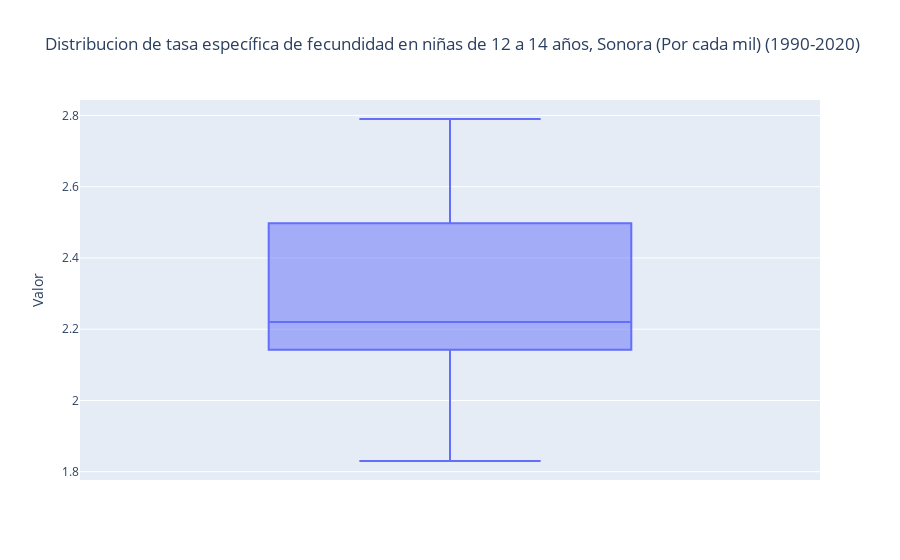

This figure's notebook cell:
### Code cell
# Observamos esas estadisticas en un boxplot
fig = px.box(tasa_fecundidad,y="Valor", 
             title='Distribucion de tasa específica de fecundidad en niñas de 12 a 14 años, Sonora (Por cada mil) (1990-2020)')

fig.show()

### Figure 1 — Plotly figure (JSON) as saved in the notebook; plotly's stock layout.template omitted (floating-point values rounded to 4 significant figures)
{"data": [{"alignmentgroup": "True", "hovertemplate": "Valor=%{y}<extra></extra>", "legendgroup": "", "marker": {"color": "#636efa"}, "name": "", "notched": false, "offsetgroup": "", "orientation": "v", "showlegend": false, "type": "box", "x0": " ", "xaxis": "x", "y": [2.79, 2.21, 2.3, 2.22, 2.22, 1.93, 1.98, 1.83, 2.18, 2.43, 2.7, 2.63, 2.58, 2.08, 2.1, 2.51, 2.52, 2.49, 2.47, 2.6, 2.42, 2.33, 2.5, 2.15, 2.29, 2.21, 2.19, 2.16, 2.14, 2.14, 2.13], "y0": " ", "yaxis": "y"}], "layout": {"boxmode": "group", "legend": {"tracegroupgap": 0}, "title": {"text": "Distribucion de tasa específica de fecundidad en niñas de 12 a 14 años, Sonora (Por cada mil) (1990-2020)"}, "xaxis": {"anchor": "y", "domain": [0, 1]}, "yaxis": {"anchor": "x", "domain": [0, 1], "title": {"text": "Valor"}}}}
